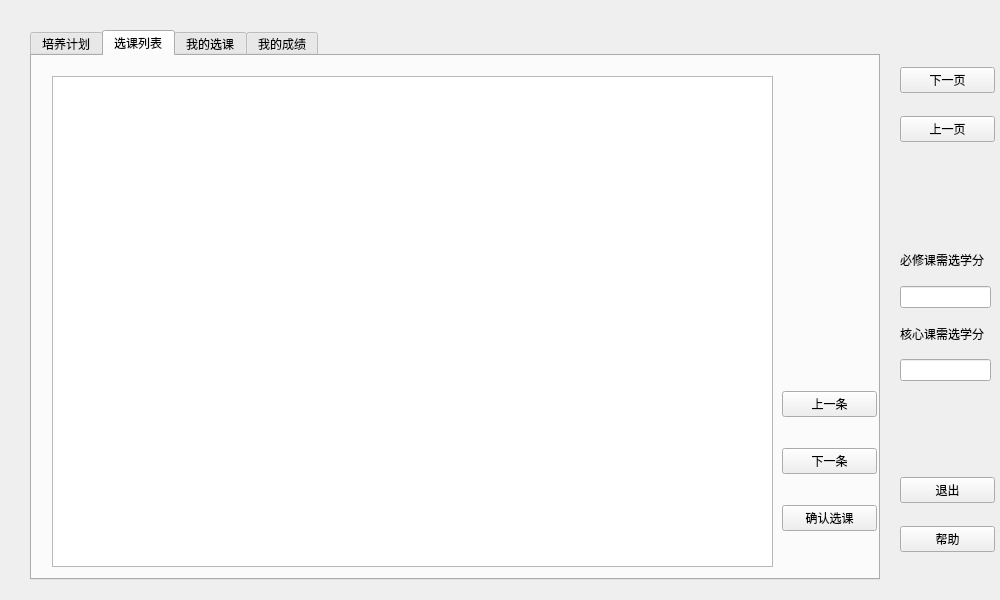
<?xml version="1.0" encoding="UTF-8"?>
<ui version="4.0">
 <class>Widget</class>
 <widget class="QWidget" name="Widget">
  <property name="geometry">
   <rect>
    <x>0</x>
    <y>0</y>
    <width>1000</width>
    <height>600</height>
   </rect>
  </property>
  <property name="windowTitle">
   <string>学生账号</string>
  </property>
  <widget class="QTabWidget" name="tabWidget">
   <property name="geometry">
    <rect>
     <x>30</x>
     <y>30</y>
     <width>850</width>
     <height>550</height>
    </rect>
   </property>
   <property name="currentIndex">
    <number>1</number>
   </property>
   <widget class="QWidget" name="tab_1">
    <property name="enabled">
     <bool>true</bool>
    </property>
    <property name="mouseTracking">
     <bool>true</bool>
    </property>
    <property name="tabletTracking">
     <bool>true</bool>
    </property>
    <property name="contextMenuPolicy">
     <enum>Qt::CustomContextMenu</enum>
    </property>
    <attribute name="title">
     <string>培养计划</string>
    </attribute>
    <widget class="QTableWidget" name="tableWidget">
     <property name="geometry">
      <rect>
       <x>20</x>
       <y>20</y>
       <width>801</width>
       <height>491</height>
      </rect>
     </property>
    </widget>
   </widget>
   <widget class="QWidget" name="tab_2">
    <attribute name="title">
     <string>选课列表</string>
    </attribute>
    <widget class="QTableWidget" name="tableWidget_2">
     <property name="geometry">
      <rect>
       <x>20</x>
       <y>20</y>
       <width>721</width>
       <height>491</height>
      </rect>
     </property>
    </widget>
    <widget class="QWidget" name="verticalLayoutWidget_4">
     <property name="geometry">
      <rect>
       <x>750</x>
       <y>310</y>
       <width>95</width>
       <height>191</height>
      </rect>
     </property>
     <layout class="QVBoxLayout" name="verticalLayout_4">
      <item>
       <widget class="QPushButton" name="pushButton_2_upperlist">
        <property name="text">
         <string>上一条</string>
        </property>
       </widget>
      </item>
      <item>
       <widget class="QPushButton" name="pushButton_2_nextlist">
        <property name="text">
         <string>下一条</string>
        </property>
       </widget>
      </item>
      <item>
       <widget class="QPushButton" name="pushButton_2_ok">
        <property name="text">
         <string>确认选课</string>
        </property>
       </widget>
      </item>
     </layout>
    </widget>
   </widget>
   <widget class="QWidget" name="tab_3">
    <attribute name="title">
     <string notr="true">我的选课</string>
    </attribute>
    <widget class="QTableWidget" name="tableWidget_3">
     <property name="geometry">
      <rect>
       <x>20</x>
       <y>20</y>
       <width>721</width>
       <height>491</height>
      </rect>
     </property>
    </widget>
    <widget class="QWidget" name="verticalLayoutWidget_3">
     <property name="geometry">
      <rect>
       <x>750</x>
       <y>310</y>
       <width>95</width>
       <height>191</height>
      </rect>
     </property>
     <layout class="QVBoxLayout" name="verticalLayout_3">
      <item>
       <widget class="QPushButton" name="pushButton_3_upperlist">
        <property name="text">
         <string>上一条</string>
        </property>
       </widget>
      </item>
      <item>
       <widget class="QPushButton" name="pushButton_3_nextlist">
        <property name="text">
         <string>下一条</string>
        </property>
       </widget>
      </item>
      <item>
       <widget class="QPushButton" name="pushButton_3_ok">
        <property name="text">
         <string>确认退课</string>
        </property>
       </widget>
      </item>
     </layout>
    </widget>
   </widget>
   <widget class="QWidget" name="tab_4">
    <attribute name="title">
     <string>我的成绩</string>
    </attribute>
    <widget class="QTableWidget" name="tableWidget_4">
     <property name="geometry">
      <rect>
       <x>20</x>
       <y>20</y>
       <width>801</width>
       <height>491</height>
      </rect>
     </property>
    </widget>
   </widget>
  </widget>
  <widget class="QWidget" name="verticalLayoutWidget">
   <property name="geometry">
    <rect>
     <x>900</x>
     <y>460</y>
     <width>95</width>
     <height>111</height>
    </rect>
   </property>
   <layout class="QVBoxLayout" name="verticalLayout">
    <item>
     <widget class="QPushButton" name="pushButton_exit">
      <property name="text">
       <string>退出</string>
      </property>
     </widget>
    </item>
    <item>
     <widget class="QPushButton" name="pushButton_help">
      <property name="text">
       <string>帮助</string>
      </property>
     </widget>
    </item>
   </layout>
  </widget>
  <widget class="QWidget" name="verticalLayoutWidget_2">
   <property name="geometry">
    <rect>
     <x>900</x>
     <y>50</y>
     <width>95</width>
     <height>111</height>
    </rect>
   </property>
   <layout class="QVBoxLayout" name="verticalLayout_2">
    <item>
     <widget class="QPushButton" name="pushButton_upperpage">
      <property name="text">
       <string>下一页</string>
      </property>
     </widget>
    </item>
    <item>
     <widget class="QPushButton" name="pushButton_nextpage">
      <property name="text">
       <string>上一页</string>
      </property>
     </widget>
    </item>
   </layout>
  </widget>
  <widget class="QWidget" name="verticalLayoutWidget_5">
   <property name="geometry">
    <rect>
     <x>900</x>
     <y>240</y>
     <width>91</width>
     <height>141</height>
    </rect>
   </property>
   <layout class="QVBoxLayout" name="verticalLayout_5">
    <item>
     <widget class="QLabel" name="label">
      <property name="text">
       <string>必修课需选学分</string>
      </property>
     </widget>
    </item>
    <item>
     <widget class="QLineEdit" name="lineEdit_main"/>
    </item>
    <item>
     <widget class="QLabel" name="label_2">
      <property name="text">
       <string>核心课需选学分</string>
      </property>
     </widget>
    </item>
    <item>
     <widget class="QLineEdit" name="lineEdit_core"/>
    </item>
   </layout>
  </widget>
 </widget>
 <resources/>
 <connections/>
</ui>
